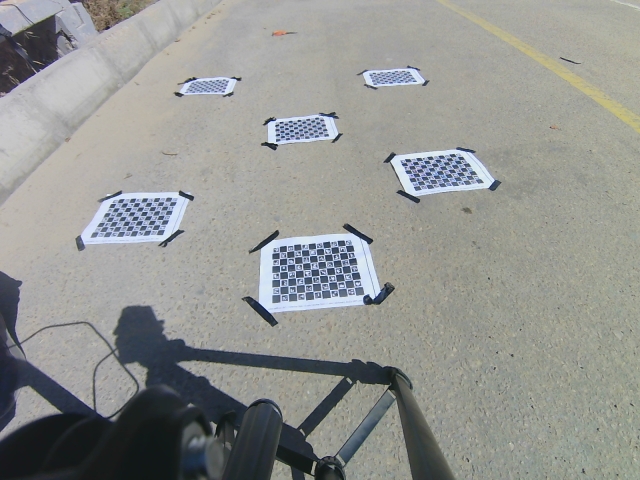
#> input picture front_h59_p45.png, 640 x 480 px
$ python bev_extrinsic_charuco.py --ground_image front_h59_p45.png --camera front --height_cm 1.0 --pitch_deg 1.0
#> lines starting #> are read from the running program, lines starting #| are printed output that depends on the picture
"""
bev_extrinsic_charuco.py
=========================
Extrinsic (ground-plane homography) calibration using a ChArUco board,
adapted from bev_full_pipeline.py's Part B + Part C.

Use this AFTER you already have intrinsics from charuco_calibration.py
(intrinsics_pinhole.json). This script only does:

  STEP 2 — Extrinsic calibration  (one image, ChArUco board flat on ground)
  STEP 3 — BEV warp

It is built to compare MULTIPLE height/pitch candidates per camera
position (front / left / right), so you can pick the best one before
fixing the cameras permanently on the rover.

──────────────────────────────────────────────────────────────────
BOARD SETTINGS — must match charuco_calibration.py
──────────────────────────────────────────────────────────────────
  8 x 11 squares | checker = 20 mm | marker = 15 mm | DICT_4X4_50

──────────────────────────────────────────────────────────────────
GROUND PLACEMENT (read before shooting)
──────────────────────────────────────────────────────────────────
  - Board must lie FLAT on the ground (tape down paper boards — any
    curl/warp breaks the planarity assumption the homography relies on).
  - Keep the board at the SAME physical ground position for every
    height/pitch candidate of a given camera. You are testing which
    camera pose gives the best homography for a FIXED target zone —
    only the camera moves between shots, not the board.
  - FRONT camera: place board ~1.5-2.5 m directly ahead of the camera's
    ground projection point (centered in the lane). This anchors the
    homography in your real working zone, not at an extreme of the FOV.
  - LEFT/RIGHT cameras: place board ~0.3-1.0 m laterally from the
    chassis, at the near-field distance where you actually expect to
    see lane lines beside the robot.

──────────────────────────────────────────────────────────────────
WHY THE OUTPUT CAN BE MOSTLY BLACK (read this if BEV looks empty)
──────────────────────────────────────────────────────────────────
The ChArUco board's own local coordinate origin (0,0) is one corner of
the physical board -- NOT the point on the ground directly under your
camera. If you place the board ~2m in front of the camera (as the
placement guidance below recommends), then "world (0,0)" is 2 metres
away from where the BEV window assumes the camera is centered. This
script automatically recovers the camera's true ground-projection point
via solvePnP and re-centers all ground coordinates around THAT point
before computing the homography -- so (0,0) in the final output is
always directly under the camera, regardless of where you placed the
board. Without this step, a perfectly correct homography (low
reprojection error, all RANSAC inliers) can still produce a BEV image
that is almost entirely black, because the output window and the
visible ground region are offset from each other and barely overlap.

──────────────────────────────────────────────────────────────────
HOW TO USE
──────────────────────────────────────────────────────────────────
For each camera position and each height/pitch candidate you test:

    python3 bev_extrinsic_charuco.py \
        --ground_image  front_h65_p60.jpg \
        --intrinsics_json intrinsics_pinhole.json \
        --camera front \
        --height_cm 65 \
        --pitch_deg 60

This will:
  1. Load K, DIST from intrinsics_pinhole.json
  2. Undistort the image
  3. Detect ChArUco corners
  4. Compute homography (image pixel -> ground metres) via RANSAC
  5. Print reprojection error (mean / max, in cm)
  6. Save a BEV preview image + append results to results_summary.json

After testing all candidates for all 3 cameras, inspect
results_summary.json to compare reprojection error and pick the winner
per camera. Then re-run once more on the WINNING shot per camera to
produce the final bev_H.json used by your lane-detection pipeline.

    python3 bev_extrinsic_charuco.py \
        --ground_image  front_BEST.jpg \
        --intrinsics_json intrinsics_pinhole.json \
        --camera front \
        --height_cm 65 --pitch_deg 60 \
        --finalize
"""

import cv2
import numpy as np
import json
import os
import argparse
from datetime import datetime

# ─────────────────────────────────────────────
# BOARD SETTINGS — must match charuco_calibration.py
# ─────────────────────────────────────────────
SQUARES_X   = 11          # columns (calib.io "8x11" = 11 cols)
SQUARES_Y   = 8           # rows
SQUARE_SIZE = 0.02       # metres — 2cm
MARKER_SIZE = 0.015       # metres — 11 mm
ARUCO_DICT  = cv2.aruco.DICT_4X4_50

# ─────────────────────────────────────────────
# BEV OUTPUT REGION (per-camera, since front vs side cameras
# care about different zones — adjust to taste)
# ─────────────────────────────────────────────
BEV_REGIONS = {
    "front": dict(x_left=-2.0, x_right=2.0, y_near=0.3, y_far=5.0),
    "left":  dict(x_left=-2.5, x_right=0.3, y_near=-2.0, y_far=2.0),
    "right": dict(x_left=-0.3, x_right=2.5, y_near=-2.0, y_far=2.0),
}
PIXELS_PER_METER = 100

RESULTS_FILE = "results_summary.json"


# ══════════════════════════════════════════════════════════════════
#  VERSION-SAFE ARUCO API (works on both old <4.7 and new >=4.7 cv2)
# ══════════════════════════════════════════════════════════════════

_HAS_NEW_ARUCO_API = hasattr(cv2.aruco, "ArucoDetector")


def make_board():
    dictionary = cv2.aruco.getPredefinedDictionary(ARUCO_DICT)
    if hasattr(cv2.aruco, "CharucoBoard") and _HAS_NEW_ARUCO_API:
        board = cv2.aruco.CharucoBoard(
            (SQUARES_X, SQUARES_Y), SQUARE_SIZE, MARKER_SIZE, dictionary
        )
    else:
        # Old API constructor signature
        board = cv2.aruco.CharucoBoard_create(
            SQUARES_X, SQUARES_Y, SQUARE_SIZE, MARKER_SIZE, dictionary
        )
    return board, dictionary


def detect_charuco_corners(gray, board, dictionary):
    """
    Detects ChArUco corners in a grayscale image.
    Returns (corners (N,1,2) float32, ids (N,1) int, n_corners).
    """
    if _HAS_NEW_ARUCO_API:
        params = cv2.aruco.DetectorParameters()
        detector = cv2.aruco.ArucoDetector(dictionary, params)
        marker_corners, marker_ids, _ = detector.detectMarkers(gray)
    else:
        params = cv2.aruco.DetectorParameters_create()
        marker_corners, marker_ids, _ = cv2.aruco.detectMarkers(
            gray, dictionary, parameters=params
        )

    if marker_ids is None or len(marker_ids) < 2:
        return None, None, 0

    n, corners, ids = cv2.aruco.interpolateCornersCharuco(
        marker_corners, marker_ids, gray, board
    )

    if n < 4 or corners is None:
        return None, None, 0

    return corners.reshape(-1, 1, 2).astype(np.float32), ids, n


# [66 lines left out: functions get_charuco_world_points, get_camera_ground_origin, not called in this run]


# ══════════════════════════════════════════════════════════════════
#  INTRINSICS I/O
# ══════════════════════════════════════════════════════════════════

def load_intrinsics(path):
#> called with path = 'intrinsics_pinhole.json'
    with open(path) as f:
#> (reads intrinsics_pinhole.json from the repository)
        data = json.load(f)
    K = np.array(data["K"], dtype=np.float64)
    dist = np.array(data["dist"] if "dist" in data else data["DIST"],
                     dtype=np.float64)
    rms = data.get("rms_px", data.get("rms", "?"))
    print(f"[LOADED] Intrinsics from {path}  (calibration RMS was {rms} px)")
    return K, dist


# ══════════════════════════════════════════════════════════════════
#  EXTRINSIC: HOMOGRAPHY FROM CHARUCO ON GROUND
# ══════════════════════════════════════════════════════════════════

def compute_homography_from_ground(img_path, K, dist, board, dictionary):
    """
    STEP 2 — Compute homography H mapping image pixels -> ground metres,
    using a ChArUco board lying flat on the ground.

    Returns (H, img_undist, mean_err_cm, max_err_cm, n_inliers, n_total)
    or (None, None, None, None, None, None) on failure.
    """
#> called with img_path = 'front_h59_p45.png', K = array of shape (3, 3), dist = array of shape (1, 5)
    img_raw = cv2.imread(img_path)
#> img_raw is the input picture: shape (480, 640, 3); mean B, G, R 144.6, 148.3, 146.7
    if img_raw is None:
        raise FileNotFoundError(f"Cannot read: {img_path}")

    # ── 1. Undistort ──────────────────────────────────────────────
    img_undist = cv2.undistort(img_raw, K, dist)
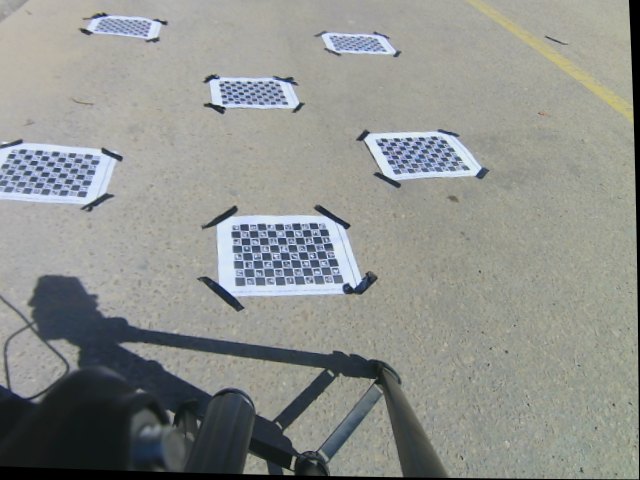
#> img_undist: shape (480, 640, 3); mean B, G, R 140.7, 144.5, 142.2
    gray = cv2.cvtColor(img_undist, cv2.COLOR_BGR2GRAY)
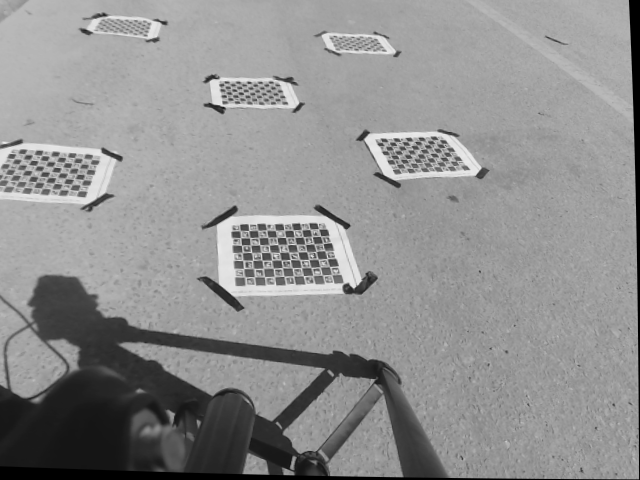
#> gray: shape (480, 640); min 0, max 235, mean 143.3

    print(f"\n[EXTRINSIC] Image: {img_raw.shape[1]}x{img_raw.shape[0]}")
#| [EXTRINSIC] Image: 640x480
    print(f"[EXTRINSIC] Looking for ChArUco corners "
          f"({SQUARES_X}x{SQUARES_Y} squares, "
          f"checker={SQUARE_SIZE*1000:.0f}mm, marker={MARKER_SIZE*1000:.0f}mm) ...")

    # ── 2. Detect ChArUco corners ─────────────────────────────────
    corners, ids, n_corners = detect_charuco_corners(gray, board, dictionary)
#> in detect_charuco_corners, `marker_corners, marker_ids, _ = detector.detectMarkers(gray)`: marker_corners = (); marker_ids = None
#> n_corners = 0
    if corners is None or n_corners < 4:
        print("[FAIL] ChArUco board not detected (or too few corners) "
              "in the ground image.")
        print("  - Check board must be FULLY visible and FLAT on the ground.")
        print("  - Avoid glare / shadows / motion blur.")
        print("  - Confirm SQUARES_X/SQUARES_Y/SQUARE_SIZE/MARKER_SIZE match "
              "the physical board.")
        return None, None, None, None, None, None

    print(f"[EXTRINSIC] Detected {n_corners} ChArUco corners")

    # ── 3. Map detected corners to known ground-plane (x, y) ───────
    world_lookup = get_charuco_world_points(board)
    img_pts = []
    world_pts = []
    for corner_xy, corner_id in zip(corners.reshape(-1, 2), ids.reshape(-1)):
        wid = int(corner_id)
        if wid in world_lookup:
            img_pts.append(corner_xy)
            world_pts.append(world_lookup[wid])

    img_pts = np.array(img_pts, dtype=np.float32)
    world_pts_board_frame = np.array(world_pts, dtype=np.float32)

    if len(img_pts) < 4:
        print(f"[FAIL] Only {len(img_pts)} corners mapped to known world "
              f"points — need at least 4.")
        return None, None, None, None, None, None

    # ── 4. Recover camera's true ground-projection origin ──────────
    # The board's own (0,0) is a corner of the physical board, not the
    # camera's ground position. Re-center world coordinates so (0,0) is
    # directly under the camera instead -- otherwise the BEV output
    # window (defined relative to the camera) and the actual visible
    # ground (defined relative to the board corner) don't line up, and
    # the warp samples mostly empty space even with a perfect homography.
    cam_origin = get_camera_ground_origin(img_pts, world_pts_board_frame, K, dist)
    if cam_origin is None:
        print("[WARN] Could not recover camera ground origin via solvePnP — "
              "falling back to board-corner-relative coordinates. BEV output "
              "may be misaligned with the expected window.")
        origin_x, origin_y = 0.0, 0.0
    else:
        origin_x, origin_y = cam_origin
        print(f"[EXTRINSIC] Camera ground-projection point, relative to "
              f"board corner: x={origin_x:+.3f}m  y={origin_y:+.3f}m")

    # Shift world points so (0,0) = directly under the camera
    world_pts = world_pts_board_frame.copy()
    world_pts[:, 0] -= origin_x
    world_pts[:, 1] -= origin_y

    # ── 5. RANSAC homography (now in camera-centered ground frame) ──
    H, mask = cv2.findHomography(
        img_pts, world_pts,
        method=cv2.RANSAC,
        ransacReprojThreshold=0.01   # metres — tight
    )

    if H is None:
        print("[FAIL] cv2.findHomography returned None.")
        return None, None, None, None, None, None

    n_inliers = int(mask.sum())
    n_total = len(img_pts)
    print(f"[EXTRINSIC] RANSAC inliers: {n_inliers}/{n_total}")

    if n_inliers < 8:
        print("[WARN] Too few inliers — result may be unreliable. "
              "Consider re-shooting this candidate.")

    # ── 6. Reprojection error check ─────────────────────────────────
    errs = []
    for px, gnd in zip(img_pts, world_pts):
        pt = H @ np.array([px[0], px[1], 1.0])
        pt /= pt[2]
        errs.append(np.linalg.norm(pt[:2] - gnd))
    mean_err_cm = float(np.mean(errs) * 100)
    max_err_cm = float(np.max(errs) * 100)
    print(f"[EXTRINSIC] Reprojection error:  "
          f"mean={mean_err_cm:.2f} cm   max={max_err_cm:.2f} cm")

    # ── 7. Visual check ─────────────────────────────────────────────
    vis = img_undist.copy()
    cv2.aruco.drawDetectedCornersCharuco(vis, corners, ids,
                                          cornerColor=(0, 255, 100))
    out_name = f"corners_detected_{os.path.splitext(os.path.basename(img_path))[0]}.png"
    cv2.imwrite(out_name, vis)
    print(f"[SAVED] {out_name} — inspect this to confirm detection!")

    return H, img_undist, mean_err_cm, max_err_cm, n_inliers, n_total


# ══════════════════════════════════════════════════════════════════
#  BEV WARP
# ══════════════════════════════════════════════════════════════════

# [80 lines left out: functions warp_to_bev, append_result, not called in this run]


# ══════════════════════════════════════════════════════════════════
#  MAIN
# ══════════════════════════════════════════════════════════════════

def parse_args():
    p = argparse.ArgumentParser(
        description="ChArUco-based extrinsic calibration + BEV warp, "
                     "for comparing height/pitch candidates per camera."
    )
    p.add_argument("--ground_image", required=True,
                    help="Image with ChArUco board FLAT on the ground")
    p.add_argument("--intrinsics_json", default="intrinsics_pinhole.json",
                    help="Path to intrinsics JSON from charuco_calibration.py")
    p.add_argument("--camera", required=True, choices=["front", "left", "right"],
                    help="Which camera position this shot is for")
    p.add_argument("--height_cm", type=float, required=True,
                    help="Camera height above ground for this candidate (cm)")
    p.add_argument("--pitch_deg", type=float, required=True,
                    help="Camera pitch for this candidate (deg from horizontal, "
                         "90=straight down)")
    p.add_argument("--finalize", action="store_true",
                    help="Save this candidate's homography into the final "
                         "bev_H.json (use once you've picked the winner)")
    return p.parse_args()


def main():
    args = parse_args()

    if not os.path.isfile(args.intrinsics_json):
        print(f"[ERROR] Intrinsics file not found: {args.intrinsics_json}")
        print("  Run charuco_calibration.py first.")
        return

    K, dist = load_intrinsics(args.intrinsics_json)
    board, dictionary = make_board()

    H, img_undist, mean_err_cm, max_err_cm, n_inliers, n_total = \
        compute_homography_from_ground(args.ground_image, K, dist, board, dictionary)

    if H is None:
        print("[ERROR] Could not compute homography. Nothing saved.")
        return

    append_result(args.camera, args.height_cm, args.pitch_deg,
                   args.ground_image, mean_err_cm, max_err_cm,
                   n_inliers, n_total)

    region = BEV_REGIONS[args.camera]
    bev = warp_to_bev(img_undist, H, region)
    bev_out = f"bev_{args.camera}_h{int(args.height_cm)}_p{int(args.pitch_deg)}.png"
    cv2.imwrite(bev_out, bev)
    print(f"[SAVED] {bev_out}")

    if args.finalize:
        final_path = "bev_H.json"
        final_data = {}
        if os.path.isfile(final_path):
            with open(final_path) as f:
                final_data = json.load(f)
        final_data[args.camera] = {
            "H": H.tolist(),
            "height_cm": args.height_cm,
            "pitch_deg": args.pitch_deg,
            "mean_err_cm": mean_err_cm,
            "max_err_cm": max_err_cm,
            "source_image": os.path.basename(args.ground_image),
        }
        with open(final_path, "w") as f:
            json.dump(final_data, f, indent=2)
        print(f"[FINALIZED] {args.camera} homography saved to {final_path}")

    print("\n[DONE]")


if __name__ == "__main__":
    main()
